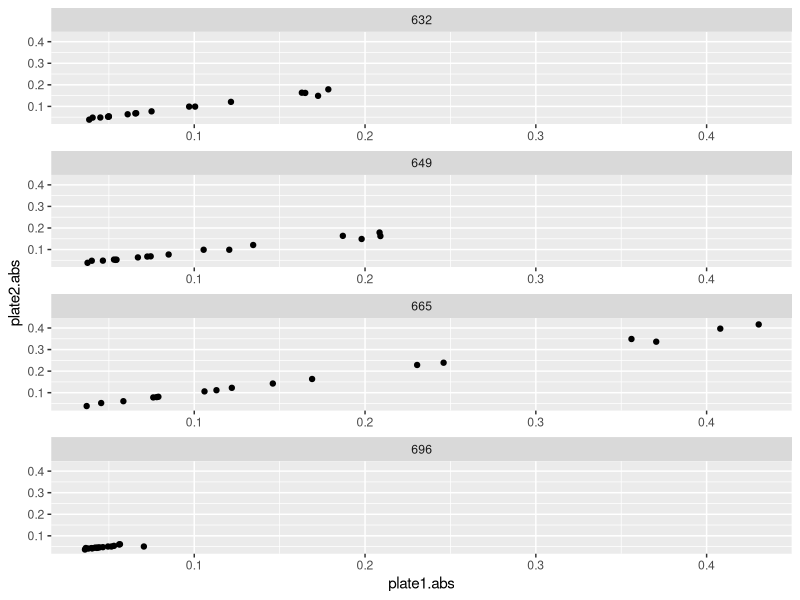

Write R code to recreate this figure.
# Chlorophyll Plate Comparisons 2
# Created 7/15/24 by GAL 

# Loading packages
library(tidyverse)
library(data.table)

# Importing and correcting the data
chl.abs <- read.csv("Chl/Data/chl_abs_data.csv")
str(chl.abs)
chl.abs$replicate <- as.factor(chl.abs$replicate)
chl.abs$column <- as.factor(chl.abs$column)
chl.abs$wavelength <- as.factor(chl.abs$wavelength)

# Creating separate data frames for first plate reading and the second, selecting for only relevant columns
# Also averaging the replicates for both plates
plate1 <- chl.abs%>%
  filter(plate == "RETUSA1_1")%>%
  select(sample, replicate, wavelength, absorbance)
plate1.abs <- setDT(plate1)[, list(plate1.abs=mean(absorbance)), by=list(sample,wavelength)]
plate2 <- chl.abs%>%
  filter(plate == "RETUSA1_2")%>%
  select(sample,replicate,wavelength,absorbance)
plate2.abs <- setDT(plate2)[, list(plate2.abs=mean(absorbance)), by=list(sample,wavelength)]

# Merging the two plates into one data frame
plate.both <- merge(plate1.abs, plate2.abs)

# Graphing to make the comparison
plate.both%>%
  ggplot(aes(x=plate1.abs, y=plate2.abs))+
  geom_point()+
  facet_wrap(~wavelength,4,1,axes="all")
